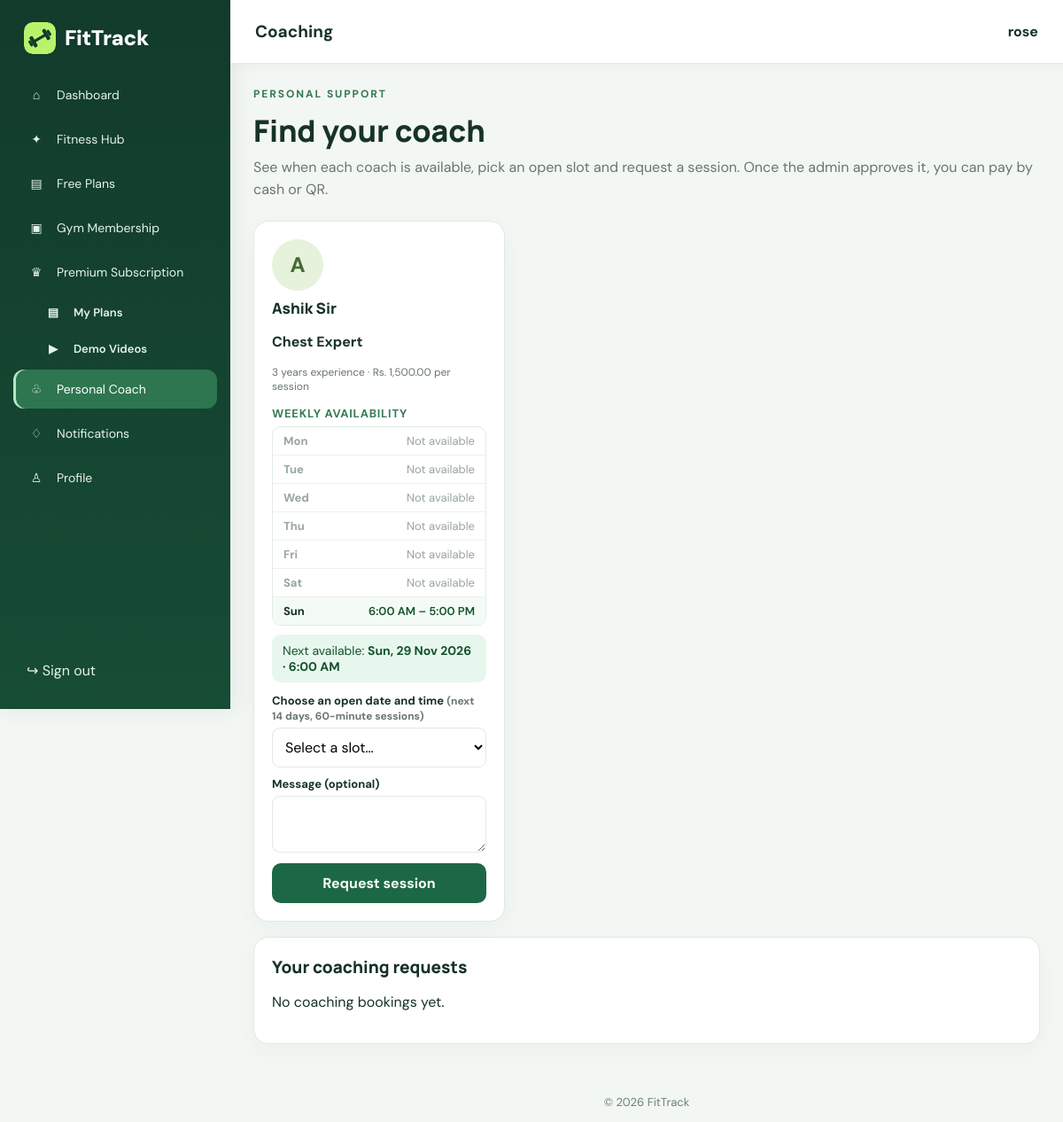
Page /coaching.php (signed in) on the committed database.
### tables this page shows
CREATE TABLE `coaches` (
  `id` bigint(20) UNSIGNED NOT NULL,
  `name` varchar(120) NOT NULL,
  `email` varchar(190) DEFAULT NULL,
  `specialization` varchar(180) NOT NULL,
  `bio` text DEFAULT NULL,
  `experience_years` tinyint(3) UNSIGNED DEFAULT NULL,
  `fee` decimal(10,2) DEFAULT NULL,
  `photo` varchar(255) DEFAULT NULL,
  `is_active` tinyint(1) NOT NULL DEFAULT 1,
  `created_at` timestamp NOT NULL DEFAULT current_timestamp()
);

### coaching.php (the view, shortened to what this page needs)
<?php
require_once __DIR__ . '/includes/auth.php';
require_once __DIR__ . '/includes/coach_schedule.php';
$uid = (int) $_SESSION['user_id'];
$coaches = $pdo->query('SELECT c.* FROM coaches c WHERE c.is_active = 1 ORDER BY c.name')->fetchAll();
$schedules = fittrackLoadSchedules($pdo);
$busy = [];
$bookingQuery = $pdo->prepare(
    'SELECT b.*, c.name coach_name, c.specialization, c.fee coach_fee
     FROM coach_bookings b JOIN coaches c ON c.id = b.coach_id
     WHERE b.user_id = ? ORDER BY b.session_start DESC'
);
$bookingQuery->execute([$uid]);
$bookings = $bookingQuery->fetchAll();
require __DIR__ . '/includes/header.php';
?>
<section class="page-heading"><div><p class="eyebrow">PERSONAL SUPPORT</p><h1>Find your coach</h1><p>See when each coach is available, pick an open slot and request a session. Once the admin approves it, you can pay by cash or QR.</p></div></section>
<div class="coach-grid">
<?php foreach ($coaches as $coach):
    $cid = (int) $coach['id'];
    $byDay = $schedules[$cid] ?? [];
    $slots = fittrackOpenSlots($byDay, $busy[$cid] ?? []);
    $firstDate = array_key_first($slots);
    $firstSlot = $firstDate !== null ? $slots[$firstDate][0] : null;
    ?>
<article class="panel coach-card">
    <div class="coach-avatar"><?= e(strtoupper(substr($coach['name'], 0, 1))) ?></div>
    <h3><?= e($coach['name']) ?></h3>
    <p><strong><?= e($coach['specialization']) ?></strong></p>
    <p class="muted"><?= e((string) ($coach['experience_years'] ?? 'Not specified')) ?> years experience · <?= e($coach['fee'] === null ? 'Fee on request' : 'Rs. ' . number_format((float) $coach['fee'], 2) . ' per session') ?></p>
    <h4 class="coach-sub">Weekly availability</h4>
    <?php if ($byDay): ?>
        <?php fittrackScheduleTable($byDay); ?>
    <?php else: ?>
        <p class="muted">Schedule to be confirmed by admin.</p>
    <?php endif; ?>
    <?php if ($firstSlot): ?>
        <p class="next-slot">Next available: <strong><?= e($firstSlot->format('D, d M Y')) ?> · <?= e($firstSlot->format('g:i A')) ?></strong></p>
    <?php endif; ?>
    <form method="post">
        <?php if ($slots): ?>
            <label>Choose an open date and time <small class="muted">(next 14 days, 60-minute sessions)</small></label>
            <select name="session_start" required>
                <option value="">Select a slot…</option>
            </select>
            <label>Message (optional)</label><textarea name="user_message" rows="2"></textarea>
            <button class="button full">Request session</button>
        <?php else: ?>
            <p class="muted"><?= $byDay ? 'No open slots in the next 14 days. Please check again soon.' : 'Booking opens once the admin sets this coach\'s schedule.' ?></p>
        <?php endif; ?>
    </form>
</article>
<?php endforeach; ?>
</div>
<section class="panel"><h2>Your coaching requests</h2>
<?php if (!$bookings): ?><p>No coaching bookings yet.</p><?php endif; ?></section>
<?php require __DIR__ . '/includes/footer.php'; ?>

### includes/coach_schedule.php (shortened to what this page needs)
<?php
function fittrackWeekdays(): array
{
    return [1 => 'Monday', 2 => 'Tuesday', 3 => 'Wednesday', 4 => 'Thursday', 5 => 'Friday', 6 => 'Saturday', 7 => 'Sunday'];
}
function fittrackLoadSchedules(PDO $pdo, ?int $coachId = null): array
{
    $sql = 'SELECT coach_id, weekday, start_time, end_time FROM coach_availability';
    $params = [];
    $sql .= ' ORDER BY coach_id, weekday, start_time';
    $query = $pdo->prepare($sql);
    $query->execute($params);
    $schedules = [];
    foreach ($query->fetchAll() as $row) {
        $schedules[(int) $row['coach_id']][(int) $row['weekday']][] = [
            'start' => substr((string) $row['start_time'], 0, 5),
            'end' => substr((string) $row['end_time'], 0, 5),
        ];
    }
    return $schedules;
}
function fittrackFormatTime(string $hhmm): string
{
    $time = DateTime::createFromFormat('H:i', substr($hhmm, 0, 5));
    return $time ? $time->format('g:i A') : $hhmm;
}
    ?>
    <?php
function fittrackScheduleTable(array $byDay): void
{
    ?>
    <ul class="avail-list">
        <?php foreach (fittrackWeekdays() as $day => $label): $windows = $byDay[$day] ?? []; ?>
            <li class="<?= $windows ? 'on' : 'off' ?>">
                <span class="avail-day"><?= e(substr($label, 0, 3)) ?></span>
                <span class="avail-time"><?php
                    if (!$windows) {
                        echo 'Not available';
                    } else {
                        $parts = [];
                        foreach ($windows as $w) {
                            $parts[] = fittrackFormatTime($w['start']) . ' – ' . fittrackFormatTime($w['end']);
                        }
                        echo e(implode(', ', $parts));
                    }
                ?></span>
            </li>
        <?php endforeach; ?>
    </ul>
    <?php
}
function fittrackOpenSlots(array $byDay, array $busy, int $days = 14, int $minutes = 60): array
{
    $earliest = (new DateTimeImmutable('now'))->modify('+1 hour');
    $today = new DateTimeImmutable('today');
    $slots = [];
    for ($i = 0; $i < $days; $i++) {
        $date = $today->modify('+' . $i . ' day');
        $weekday = (int) $date->format('N');
        if (empty($byDay[$weekday])) {
            continue;
        }
        $dateKey = $date->format('Y-m-d');
        foreach ($byDay[$weekday] as $window) {
            $cursor = new DateTimeImmutable($dateKey . ' ' . $window['start']);
            $limit = new DateTimeImmutable($dateKey . ' ' . $window['end']);
            while (true) {
                $slotEnd = $cursor->modify('+' . $minutes . ' minutes');
                if ($slotEnd > $limit) {
                    break;
                }
                if ($cursor >= $earliest) {
                    $clash = false;
                    if (!$clash) {
                        $slots[$dateKey][] = $cursor;
                    }
                }
                $cursor = $slotEnd;
            }
        }
    }
    return $slots;
}

### assets/css/style.css (style rules this page uses)
:root { --green: #12c115; --green-dark: #8f0b13; --ink: #171717; --muted: #737373; --line: #e5e5e5; --bg: #f7f7f7; --white: #fff; --red: #b42318; --shadow: 0 12px 32px #1717170a; }
* { box-sizing: border-box; }
body { margin: 0; background: var(--bg); color: var(--ink); font-family: 'DM Sans', Arial, sans-serif; }
button, input, select, textarea { font: inherit; }
.button { display: inline-flex; justify-content: center; align-items: center; gap: 8px; border: 0; border-radius: 10px; background: rgb(31, 190, 190); color: white; padding: 12px 17px; font-weight: 700; cursor: pointer; }
.eyebrow { font-size: 12px; letter-spacing: 1.5px; font-weight: 800; text-transform: uppercase; color: var(--green); margin: 0 0 13px; }
.role-card, .panel, .auth-card, .stat { background: #fff; border: 1px solid var(--line); border-radius: 17px; box-shadow: var(--shadow); }
.full { width: 100%; margin-top: 7px; }
.muted { color: var(--muted); font-size: 12px; }
.panel { padding: 20px; margin-bottom: 17px; min-width: 0; }
.panel h3 { font: 800 17px Manrope, sans-serif; margin: 0; }
.page-heading { display: flex; align-items: center; justify-content: space-between; gap: 16px; margin: 0 0 22px; }
.page-heading h1 { font: 800 clamp(25px, 3vw, 34px)/1.2 Manrope, sans-serif; margin: 0 0 8px; }
.page-heading p:not(.eyebrow) { color: var(--muted); margin: 0; line-height: 1.6; }
.panel h2 { font: 800 19px Manrope, sans-serif; margin: 0 0 16px; }
:root { --green: #c1121f; --green-dark: #8f0b13; --ink: #171717; --muted: #737373; --line: #e5e5e5; --bg: #f7f7f7; }
:root { --ft-green:#166534; --ft-green-dark:#123b2b; --ft-green-soft:#e7f5ec; --ft-border:#d7e8dc; }
body { --primary:var(--ft-green); }

### assets/css/style2.css (style rules this page uses)
:root { --ink:#17251f;--muted:#68766f;--green:#b9f36b;--deep:#12241d;--paper:#f6f8f4;--line:#e2e9e1 }
.eyebrow { font-size:12px;letter-spacing:.16em;font-weight:800;color:#628746 }
.coach-grid { display:grid;grid-template-columns:repeat(3,1fr);gap:18px }
.coach-card h3 { margin:8px 0 }
.coach-avatar { width:58px;height:58px;border-radius:50%;background:#e6f2db;color:#456c34;display:grid;place-items:center;font-size:24px;font-weight:800 }
.coach-card label { display:block;margin:10px 0 5px;font-size:13px;font-weight:700 }
.coach-card input,.coach-card textarea { width:100%;padding:10px;border:1px solid var(--line);border-radius:9px }
:root { --ft-green:#166534; --ft-green-dark:#123b2b; --ft-green-soft:#e7f5ec; --ft-border:#d7e8dc; }
body { --primary:var(--ft-green); }
.ft-content .panel,.ft-content .stat-card,.ft-content .exercise-card,.ft-content .hub-card { border-color:#dfe9e2;box-shadow:0 8px 26px rgba(21,54,35,.035) }
.ft-content .btn,.ft-content .button { background:#1c6844;color:#fff;border-color:#1c6844 }
.ft-content .page-heading h1 { color:#163326 }
.ft-content .eyebrow { color:#397b55 }
.coach-sub { margin:14px 0 6px;font-size:13px;letter-spacing:.06em;text-transform:uppercase;color:#397b55 }
.avail-list { list-style:none;margin:0 0 10px;padding:0;border:1px solid #e1ece4;border-radius:10px;overflow:hidden }
.avail-list li { display:flex;justify-content:space-between;gap:10px;padding:7px 12px;font-size:13px;border-bottom:1px solid #edf3ee }
.avail-list li:last-child { border-bottom:0 }
.avail-list .avail-day { font-weight:700;min-width:36px }
.avail-list li.on { background:#f4fbf6 }
.avail-list li.on .avail-time { color:#14532d;font-weight:600 }
.avail-list li.off { color:#98a59d }
.next-slot { margin:6px 0 12px;padding:9px 12px;border-radius:10px;background:#e8f7ee;color:#14532d;font-size:14px }
.coach-card select { width:100%;padding:10px;border:1px solid var(--line);border-radius:9px;background:#fff }

### rows in the picture
coaches: name "A", name "Ashik Sir", specialization "Chest Expert", experience_years "3", fee "Rs. 1,500.00 per session", label "Mon", label "Tue", label "Wed", label "Thu", label "Fri", label "Sat", label "Sun", parts "6:00 AM – 5:00 PM", id "Sun, 29 Nov 2026", id "6:00 AM"

### other values in the picture
$icon "⌂"
$label "Dashboard"
$icon "✦"
$label "Fitness Hub"
$icon "▤"
$label "Free Plans"
$icon "▣"
$label "Gym Membership"
$icon "♛"
$label "Premium Subscription"
$si "▤"
$sl "My Plans"
$si "▶"
$sl "Demo Videos"
$icon "♧"
